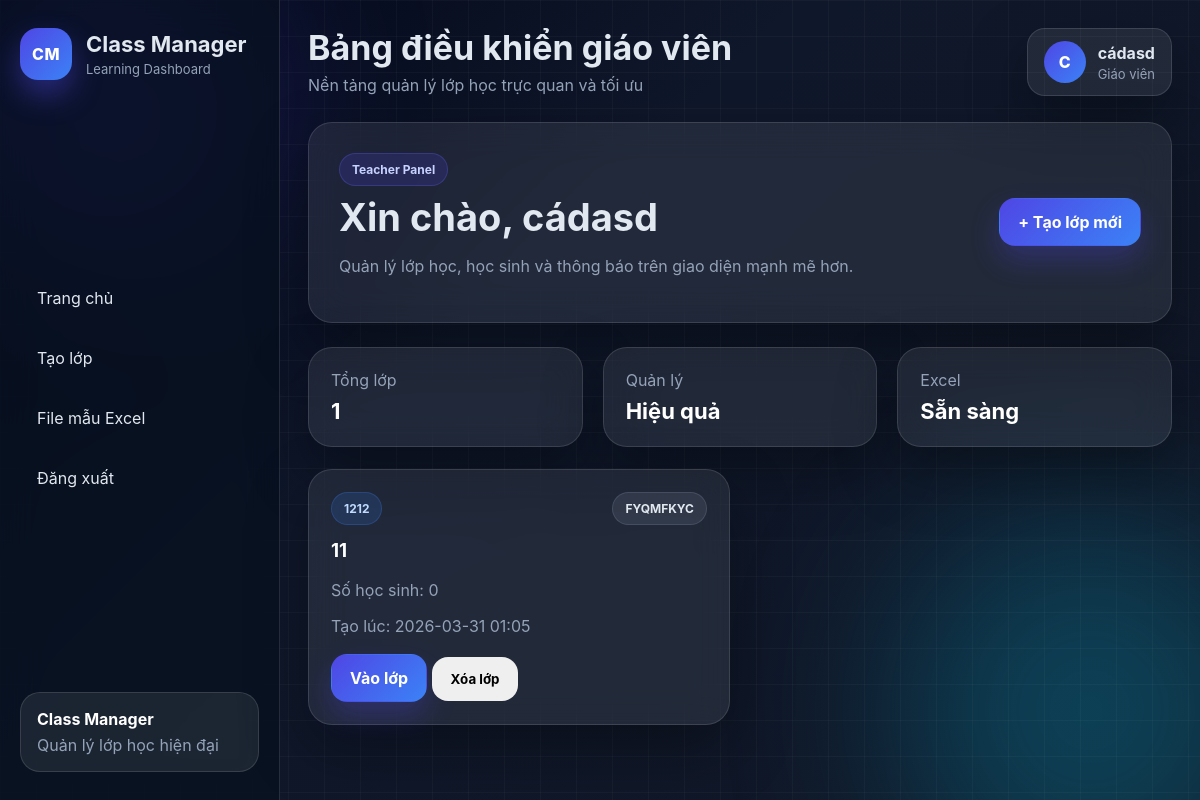
/dashboard (signed in), run on the app's committed database.
### tables this page shows
CREATE TABLE classes (
            id INTEGER PRIMARY KEY AUTOINCREMENT,
            name TEXT NOT NULL,
            subject TEXT NOT NULL,
            description TEXT,
            teacher_id INTEGER NOT NULL,
            created_at TEXT NOT NULL, class_code TEXT,
            FOREIGN KEY (teacher_id) REFERENCES users(id) ON DELETE CASCADE
        );

### app.py (the view, shortened to what this page needs)
@app.route("/dashboard", methods=["GET", "POST"])
@login_required
def dashboard():
    conn = get_db()
    if session.get("role") == "teacher":
        classes = conn.execute(
            "SELECT c.*, (SELECT COUNT(*) FROM enrollments e WHERE e.class_id = c.id) AS total_students "
            "FROM classes c WHERE c.teacher_id = ? ORDER BY c.id DESC",
            (session["user_id"],)
        ).fetchall()
        conn.close()
        return render_template("dashboard_teacher.html", classes=classes)

### app.py (called while the page is built)
def get_db():
    conn = sqlite3.connect(DB)
    conn.row_factory = sqlite3.Row
    conn.execute("PRAGMA foreign_keys = ON")
    return conn

def format_dt(value):
    try:
        return datetime.fromisoformat(value).strftime("%Y-%m-%d %H:%M")
    except (TypeError, ValueError):
        return ""

@app.template_filter("datetime_format")
def datetime_format_filter(value):
    return format_dt(value)

def login_required(f):
    @wraps(f)
    def wrapper(*args, **kwargs):
        if not session.get("user_id"):
            flash("Vui lòng đăng nhập trước.", "error")
            return redirect(url_for("login"))
        return f(*args, **kwargs)
    return wrapper

@app.before_request
def ensure_database():
    init_db()

### templates/dashboard_teacher.html (shortened to what this page needs)
{% extends "base.html" %}
{% block page_title %}Bảng điều khiển giáo viên{% endblock %}
{% block content %}
<section class="dashboard-hero">
    <div>
        <span class="pill">Teacher Panel</span>
        <h2>Xin chào, {{ session.full_name }}</h2>
        <p>Quản lý lớp học, học sinh và thông báo trên giao diện mạnh mẽ hơn.</p>
    </div>
    <a class="btn btn-primary" href="{{ url_for('create_class') }}">+ Tạo lớp mới</a>
</section>
<section class="stats-row">
    <div class="stat-box">
        <span>Tổng lớp</span>
        <strong>{{ classes|length }}</strong>
    </div>
    <div class="stat-box">
        <span>Quản lý</span>
        <strong>Hiệu quả</strong>
    </div>
    <div class="stat-box">
        <span>Excel</span>
        <strong>Sẵn sàng</strong>
    </div>
</section>
<section class="class-grid">
    {% if classes %}
        {% for c in classes %}
            <article class="class-card-pro">
                <div class="class-card-top">
                    <span class="subject-chip">{{ c.subject }}</span>
                    <span class="code-chip">{{ c.class_code }}</span>
                </div>
                <h3>{{ c.name }}</h3>
                <p class="muted-text">Số học sinh: {{ c.total_students }}</p>
                <p class="muted-text">Tạo lúc: {{ c.created_at|datetime_format }}</p>
                <div class="class-card-actions">
                    <a class="btn btn-primary" href="{{ url_for('class_detail', class_id=c.id) }}">Vào lớp</a>
                    <form method="post" action="{{ url_for('delete_class', class_id=c.id) }}" onsubmit="return confirm('Bạn chắc chắn muốn xóa lớp này?');" style="display:inline;">
                        <button class="btn btn-danger" type="submit">Xóa lớp</button>
                    </form>
                </div>
            </article>
        {% endfor %}
    {% else %}
        <div class="empty-panel">
            <h3>Chưa có lớp nào</h3>
            <p>Hãy tạo lớp đầu tiên để bắt đầu quản lý.</p>
            <a class="btn btn-primary" href="{{ url_for('create_class') }}">Tạo lớp</a>
        </div>
    {% endif %}
</section>
{% endblock %}

### templates/base.html (shortened to what this page needs)
<!doctype html>
<html lang="vi">
<head>
    <link rel="stylesheet" href="{{ url_for('static', filename='style.css') }}">
</head>
<body>
    <div class="bg-orb orb-1"></div>
    <div class="bg-orb orb-2"></div>
    <div class="bg-grid"></div>
    <div class="app-shell">
        <aside class="sidebar" id="appSidebar">
            <div class="brand-block">
                <div class="brand-logo">CM</div>
                <div>
                    <h2>Class Manager</h2>
                    <p>Learning Dashboard</p>
                </div>
            </div>
            <nav class="nav-menu">
                {% if session.get('user_id') %}
                    <a href="{{ url_for('dashboard') }}" class="nav-link">Trang chủ</a>
                    {% if session.get('role') == 'teacher' %}
                        <a href="{{ url_for('create_class') }}" class="nav-link">Tạo lớp</a>
                        <a href="{{ url_for('download_student_template') }}" class="nav-link">File mẫu Excel</a>
                    {% endif %}
                    <a href="{{ url_for('logout') }}" class="nav-link danger-link">Đăng xuất</a>
                {% else %}
                    <a href="{{ url_for('home') }}" class="nav-link">Trang chủ</a>
                    <a href="{{ url_for('login') }}" class="nav-link">Đăng nhập</a>
                    <a href="{{ url_for('register') }}" class="nav-link">Đăng ký</a>
                {% endif %}
            </nav>
            <div class="sidebar-footer">
                <div class="mini-card">
                    <strong>Class Manager</strong>
                    <span>Quản lý lớp học hiện đại</span>
                </div>
            </div>
        </aside>
        <main class="main-content">
            <header class="topbar">
                <div>
                    <h1>{% block page_title %}Class Manager{% endblock %}</h1>
                    <p class="topbar-subtitle">Nền tảng quản lý lớp học trực quan và tối ưu</p>
                </div>
                {% if session.get('user_id') %}
                    <div class="user-box">
                        <div class="avatar-circle">
                            {{ session.get('full_name', 'U')[0]|upper }}
                        </div>
                        <div>
                            <strong>{{ session.get('full_name') }}</strong>
                            <div class="role-text">
                                {% if session.get('role') == 'teacher' %}
                                    Giáo viên
                                {% else %}
                                    Học sinh
                                {% endif %}
                            </div>
                        </div>
                    </div>
                {% endif %}
            </header>
            {% block content %}{% endblock %}
        </main>
    </div>
</body>
</html>

### data on the page
classes: subject "1212", class_code "FYQMFKYC", name "11", total_students "0", created_at "2026-03-31 01:05"

### other printed values
{{ session.get('full_name', 'U')[0]|upper }} "C"
{{ session.get('full_name') }} "cádasd"
{{ session.full_name }} "cádasd"
{{ classes|length }} "1"
